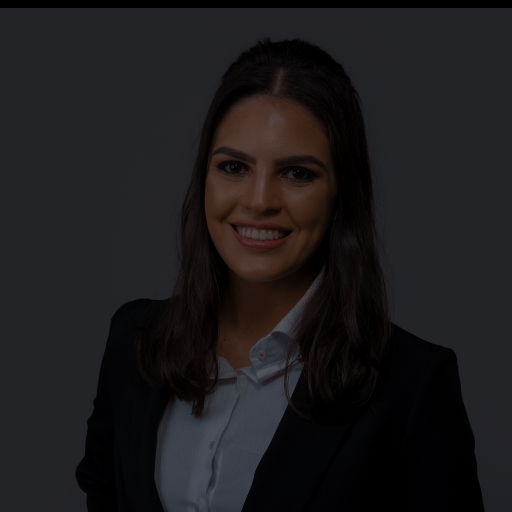
#> input picture codes/PartII/Topico10/teste-pdi.png, 512 x 512 px
$ python filtro.py
#> lines starting #> are read from the running program, lines starting #| are printed output that depends on the picture
import cv2
import numpy as np

def filter(image):
    # Parâmetros do filtro homomórfico
    gamma_h = 0.3  # Parâmetro gamma para realce
    gamma_l = 1.5  # Parâmetro gamma para atenuação
    c = 1.0  # Parâmetro de corte

    # Dimensões da imagem para criação da máscara
    rows, cols, _ = image.shape
    crow, ccol = rows // 2, cols // 2
    mask = np.zeros((rows, cols, 2), np.float32)
    for i in range(rows):
        for j in range(cols):
            mask[i, j] = (gamma_h - gamma_l) * (1 - np.exp(-c * ((i - crow) ** 2 + (j - ccol) ** 2) / (ccol ** 2 + crow ** 2))) + gamma_l

    # Aplicação do filtro e retorno da nova imagem
    new_image = image * mask
    return new_image

# Carrega a imagem em escala de cinza
image = cv2.imread('teste-pdi.png', cv2.IMREAD_GRAYSCALE)
#> image: shape (512, 512); min 0, max 85, mean 25.9

if image is None:
    print("Erro ao abrir a imagem.")
else:
    # Considerando uma imagem com tamanho 2^n, calcula-se a transformada de Fourier
    float_image = np.float32(image)
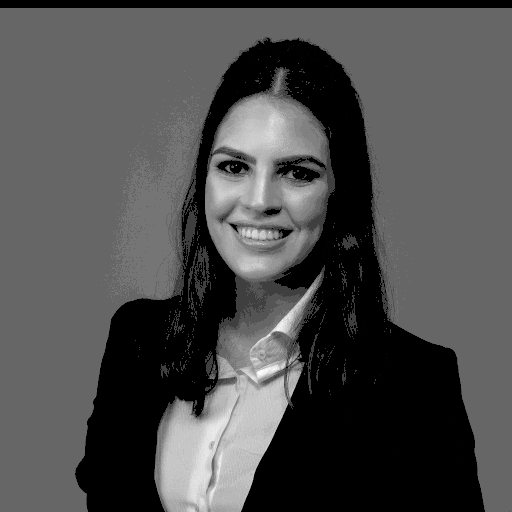
#> float_image: shape (512, 512) float32; min 0, max 85, mean 25.9; drawn with min black and max white
    complex_image = cv2.dft(float_image, flags=cv2.DFT_COMPLEX_OUTPUT)
    # Deslocamento dos quadrantes para melhor visualização
    complex_image = np.fft.fftshift(complex_image)

    # Filtragem homomórfica
    new_image = filter(complex_image)

    # Aplicação da transformada inversa de fourier
    new_image = np.fft.ifftshift(new_image)
    imagem_filtrada = cv2.idft(new_image)
    imagem_filtrada = cv2.magnitude(imagem_filtrada[:, :, 0], imagem_filtrada[:, :, 1])

    # Organizando a imagem final
    imagem_filtrada = cv2.normalize(imagem_filtrada, None, 0, 255, cv2.NORM_MINMAX)
    imagem_filtrada = np.uint8(imagem_filtrada)

    # Visualização da imagem original e de seu espectro
    cv2.imshow("Imagem original", image)
    cv2.imshow('Imagem Filtrada', imagem_filtrada)
    cv2.imwrite('imagem-com-filtro.png', imagem_filtrada)
    cv2.waitKey(0)
    cv2.destroyAllWindows()
